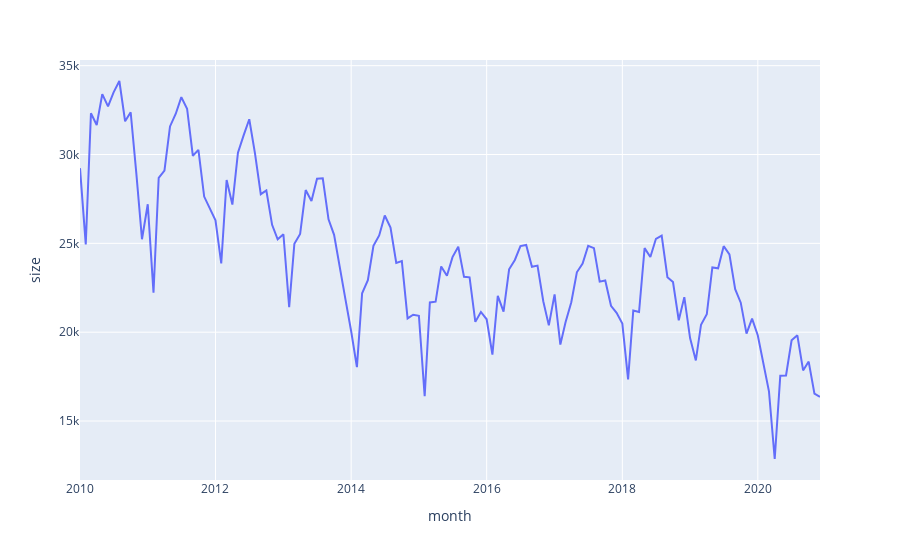

Notebook source saved alongside this figure:
### Code cell
# Plot the number of crimes for the entire city per calendar month
fig = px.line(df_total_month, y="size")
fig.show()

### Figure 1 — Plotly figure (JSON) as saved in the notebook; plotly's stock layout.template omitted (floating-point values rounded to 4 significant figures; data arrays with more than 128 entries replaced by an {"elided": "..."} marker saying what was removed)
{"data": [{"hovertemplate": "month=%{x}<br>size=%{y}<extra></extra>", "legendgroup": "", "line": {"color": "#636efa", "dash": "solid"}, "mode": "lines", "name": "", "orientation": "v", "showlegend": false, "type": "scatter", "x": {"elided": "132 str values"}, "xaxis": "x", "y": {"elided": "132 int values"}, "yaxis": "y"}], "layout": {"legend": {"tracegroupgap": 0}, "margin": {"t": 60}, "xaxis": {"anchor": "y", "domain": [0, 1], "title": {"text": "month"}}, "yaxis": {"anchor": "x", "domain": [0, 1], "title": {"text": "size"}}}}
